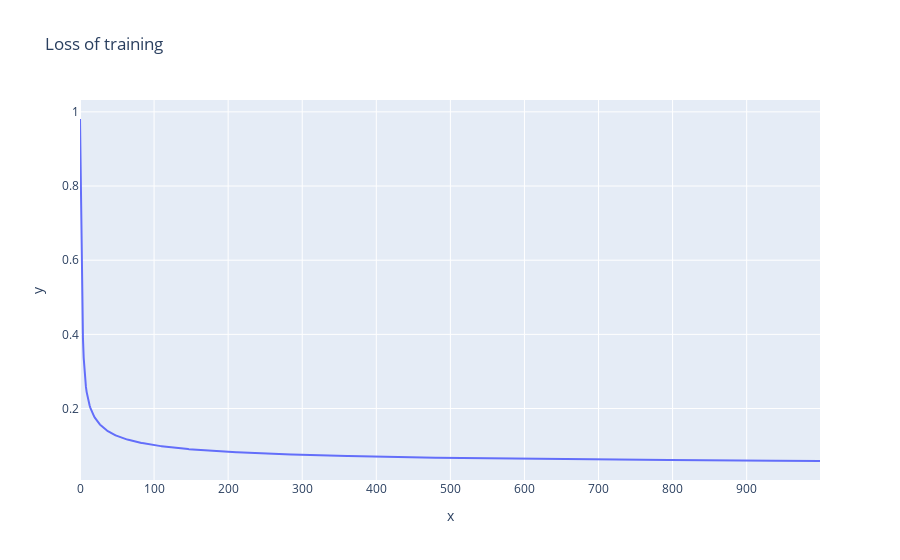

Source (notebook cell):
### Code cell
fig = px.line(y=loss_record,title='Loss of training')
fig.show()

### Figure 1 — Plotly figure (JSON) as saved in the notebook; plotly's stock layout.template omitted (floating-point values rounded to 4 significant figures; data arrays with more than 128 entries replaced by an {"elided": "..."} marker saying what was removed)
{"data": [{"hovertemplate": "x=%{x}<br>y=%{y}<extra></extra>", "legendgroup": "", "line": {"color": "#636efa", "dash": "solid"}, "marker": {"symbol": "circle"}, "mode": "lines", "name": "", "orientation": "v", "showlegend": false, "type": "scatter", "x": {"elided": "1000 int values"}, "xaxis": "x", "y": {"elided": "1000 float values"}, "yaxis": "y"}], "layout": {"legend": {"tracegroupgap": 0}, "title": {"text": "Loss of training"}, "xaxis": {"anchor": "y", "domain": [0, 1], "title": {"text": "x"}}, "yaxis": {"anchor": "x", "domain": [0, 1], "title": {"text": "y"}}}}
